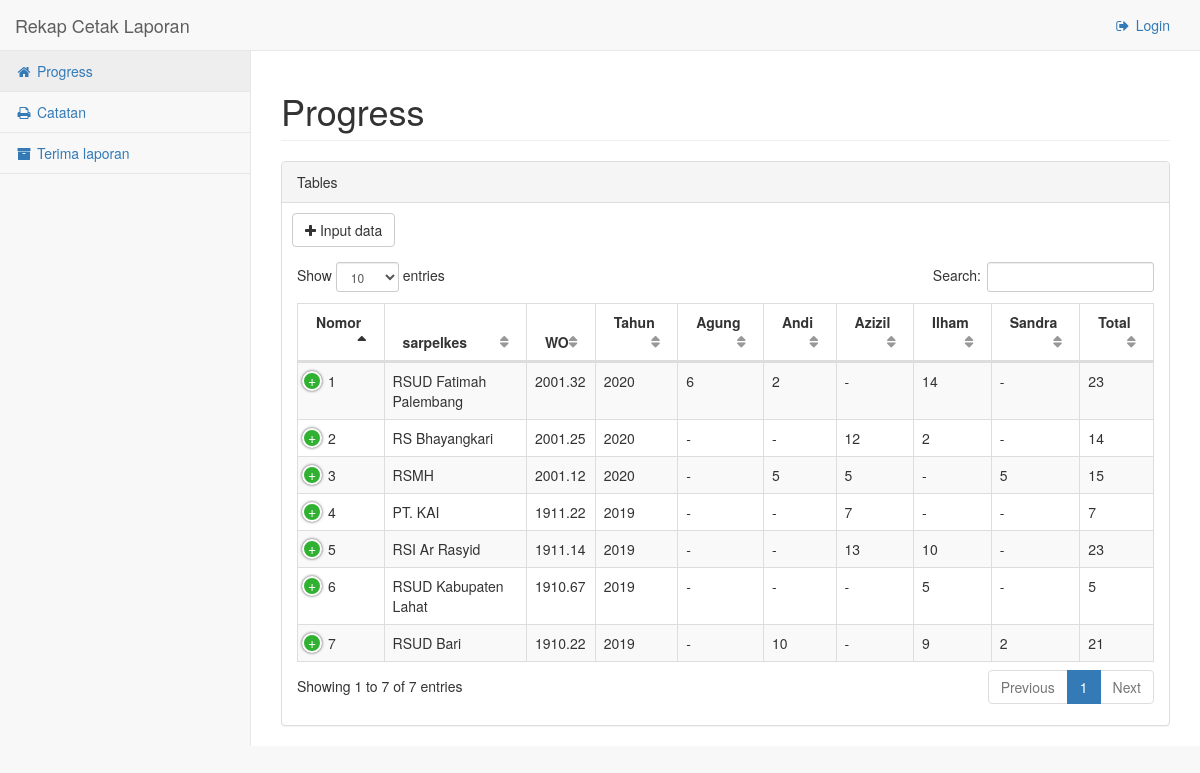
The app's page /rekap with its own data.
### app/models.py (models this page shows, shortened)
class Rekap(db.Model):
    nomor = db.Column(db.Integer, primary_key=True)
    sarpelkes = db.Column(db.String(55), nullable=False)
    nomorwo = db.Column(db.String(8), nullable=False)
    tahun = db.Column(db.Integer)
    agung = db.Column(db.Integer)
    andi = db.Column(db.Integer)
    azizil = db.Column(db.Integer)
    ilham = db.Column(db.Integer)
    sandra = db.Column(db.Integer)
    total = db.Column(db.Integer)
    keterangan = db.Column(db.String(55))
    tgl_kirim = db.Column(db.DateTime)
    cetak = db.relationship('Cetak', backref='rekap', lazy='dynamic')

### app/rekap/routes.py (the view)
@mod.route('/')
@mod.route('/rekap')
def index():
    data = Rekap.query.order_by(Rekap.nomorwo.desc()).all()
    return render_template('beranda.html', title='Progress', page='Progress', data=data)

### app/templates/beranda.html (shortened to what this page needs)
{% extends 'base.html' %}
{% block cssTables %}
    <link href="{{ url_for('static', filename='vendor/datatables-plugins/dataTables.bootstrap.css') }}" rel="stylesheet">
    <link href="{{ url_for('static', filename='vendor/datatables-responsive/dataTables.responsive.css') }}" rel="stylesheet">
{% endblock cssTables %}
{% block content %}
<div class="row">
    <div class="col-lg-12">
        <div class="panel panel-default">
            <div class="panel-heading">
                Tables
            </div>
            <a href="{{ url_for('rekap.input') }}" class="btn btn-xl btn-default" style="margin: 10px 10px 0 10px;"><i class="fa fa-plus"></i> Input data</a>
            <div class="panel-body">
                <table width="100%" class="table table-striped table-bordered table-hover" id="dataRekap">
                    <thead>
                        <tr>
                            <th>Nomor</th>
                            <th>sarpelkes</th>
                            <th>WO</th>
                            <th>Tahun</th>
                            <th>Agung</th>
                            <th>Andi</th>
                            <th>Azizil</th>
                            <th>Ilham</th>
                            <th>Sandra</th>
                            <th>Total</th>
                        </tr>
                    </thead>
                    <tbody>
                    {% for i in data %}
                        <tr>
                            <td>{{ loop.index }}</td>
                            <td>{{ i.sarpelkes }}</td>
                            <td>{{ i.nomorwo }}</td>
                            <td>{{ i.tahun }}</td>
                            <td>{{ i.agung }}</td>
                            <td>{{ i.andi }}</td>
                            <td>{{ i.azizil }}</td>
                            <td>{{ i.ilham }}</td>
                            <td>{{ i.sandra }}</td>
                            <td>{{ i.total }}</td>
                        </tr>
                    {% endfor %}
                    </tbody>
                </table>
            </div>
        </div>
    </div>
</div>
{% endblock content %}

### records on screen
Rekap: sarpelkes "RSUD Fatimah Palembang", nomorwo "2001.32", tahun "2020", agung "6", andi "2", azizil "-", ilham "14", sandra "-", total "23"
Rekap: sarpelkes "RS Bhayangkari", nomorwo "2001.25", tahun "2020", agung "-", andi "-", azizil "12", ilham "2", sandra "-", total "14"
Rekap: sarpelkes "RSMH", nomorwo "2001.12", tahun "2020", agung "-", andi "5", azizil "5", ilham "-", sandra "5", total "15"
Rekap: sarpelkes "PT. KAI", nomorwo "1911.22", tahun "2019", agung "-", andi "-", azizil "7", ilham "-", sandra "-", total "7"
Rekap: sarpelkes "RSI Ar Rasyid", nomorwo "1911.14", tahun "2019", agung "-", andi "-", azizil "13", ilham "10", sandra "-", total "23"
Rekap: sarpelkes "RSUD Kabupaten Lahat", nomorwo "1910.67", tahun "2019", agung "-", andi "-", azizil "-", ilham "5", sandra "-", total "5"
Rekap: sarpelkes "RSUD Bari", nomorwo "1910.22", tahun "2019", agung "-", andi "10", azizil "-", ilham "9", sandra "2", total "21"

### other values on screen
{{ page }} "Progress"
